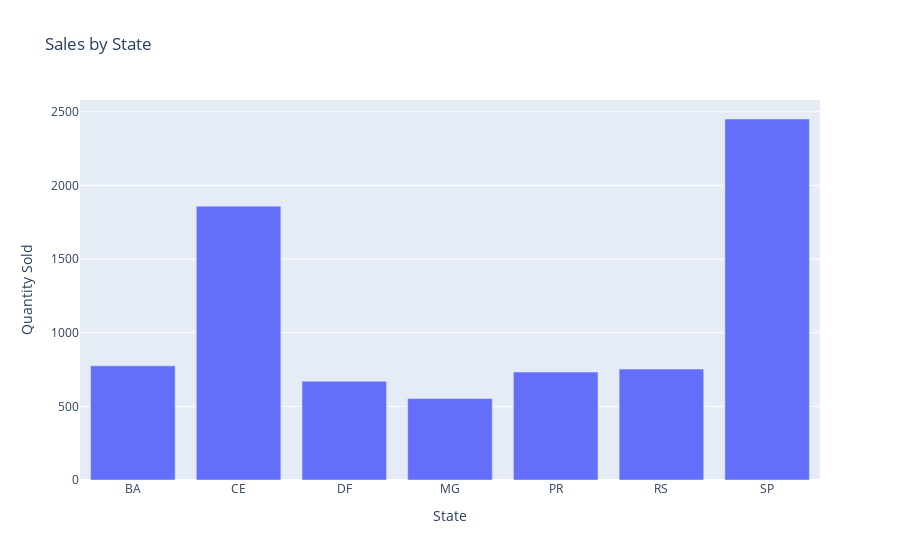

Source (notebook cell):
### Markdown cell above
### 1.5 Sales by State

### Code cell
sales_by_state = aggregated_data.groupby("State")["Quantity"].sum().reset_index()
fig = px.bar(sales_by_state, x="State", y="Quantity", title="Sales by State", labels={"State": "State", "Quantity": "Quantity Sold"})
fig.show()

### Figure 1 — Plotly figure (JSON) as saved in the notebook; plotly's stock layout.template omitted (floating-point values rounded to 4 significant figures)
{"data": [{"alignmentgroup": "True", "hovertemplate": "State=%{x}<br>Quantity Sold=%{y}<extra></extra>", "legendgroup": "", "marker": {"color": "#636efa", "pattern": {"shape": ""}}, "name": "", "offsetgroup": "", "orientation": "v", "showlegend": false, "textposition": "auto", "type": "bar", "x": ["BA", "CE", "DF", "MG", "PR", "RS", "SP"], "xaxis": "x", "y": [775, 1859, 670, 553, 733, 753, 2451], "yaxis": "y"}], "layout": {"barmode": "relative", "legend": {"tracegroupgap": 0}, "title": {"text": "Sales by State"}, "xaxis": {"anchor": "y", "domain": [0, 1], "title": {"text": "State"}}, "yaxis": {"anchor": "x", "domain": [0, 1], "title": {"text": "Quantity Sold"}}}}
